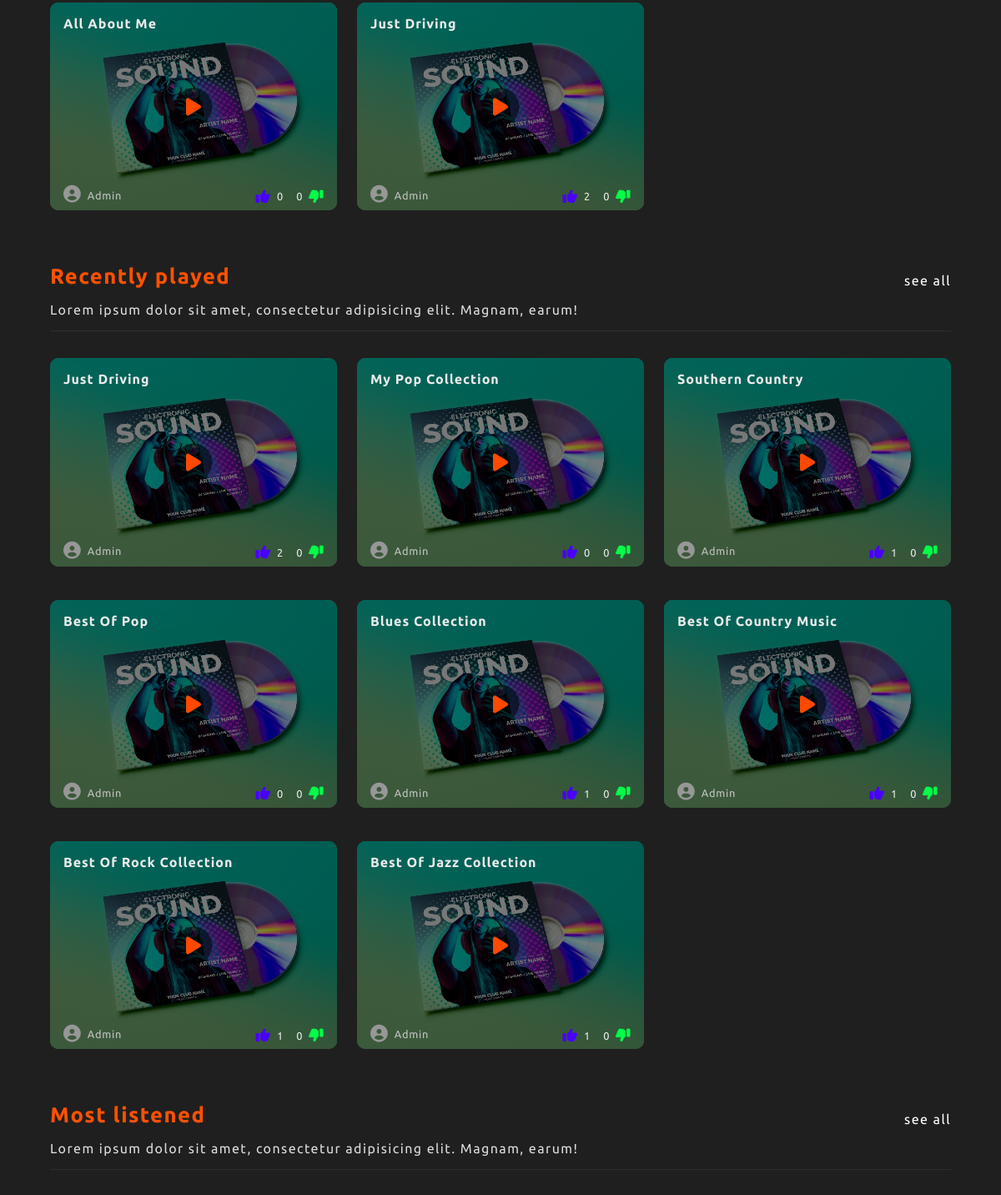
Page /home (signed in, middle part) on the earlier database version.
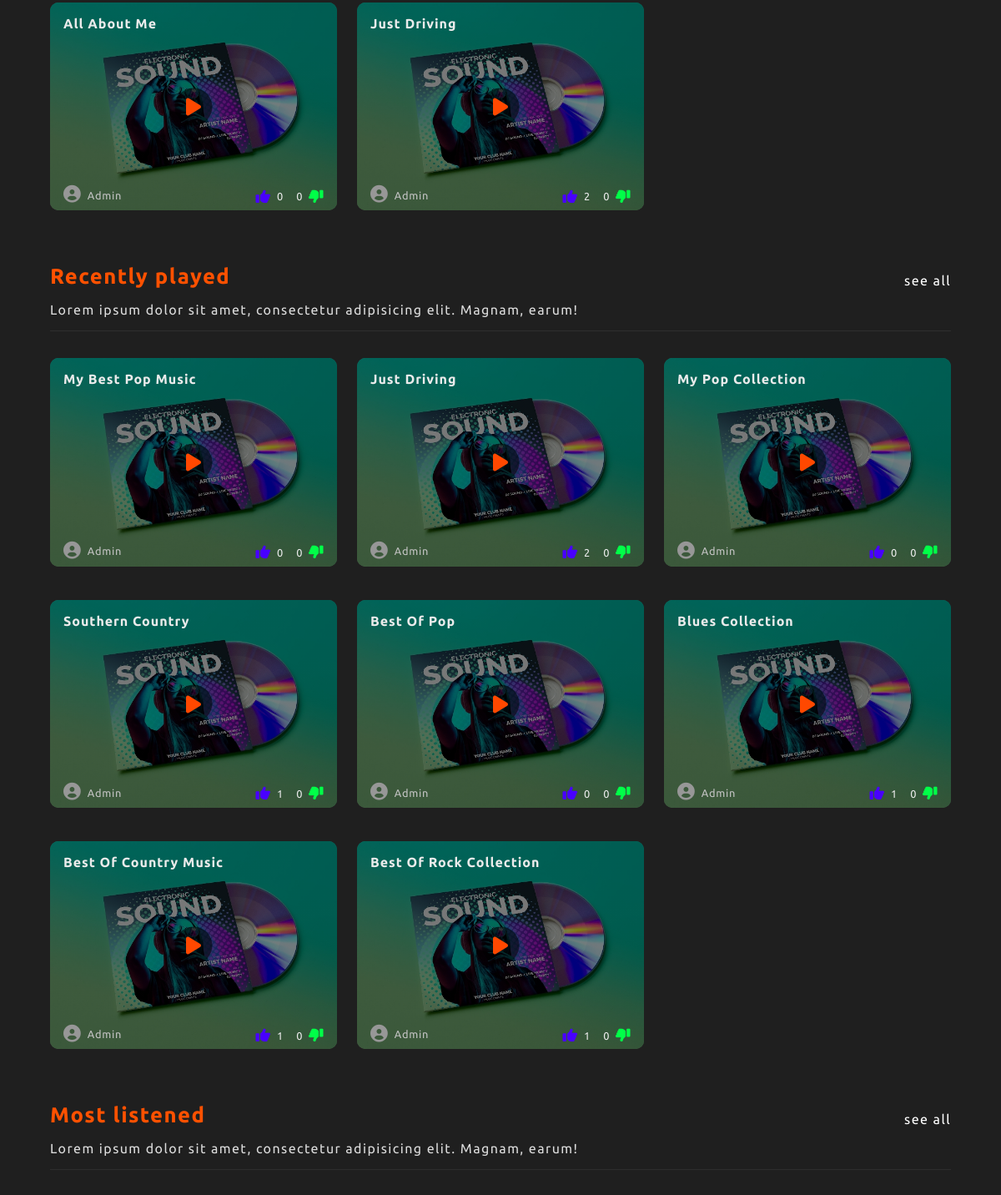
Same page on the later database version.
### music/models.py (models this page shows, shortened)
class Album(models.Model):
    user = models.ForeignKey(User, on_delete=models.CASCADE)
    title = models.CharField(max_length=50)
    choose_genre = models.ForeignKey(Genre, on_delete=models.CASCADE, null=True, blank=True)
    create_genre = models.CharField(max_length=20, null=True, blank=True)
    album_cover = models.ImageField(default="album_img/default.jpg", upload_to="album_img", blank=True)
    date_created = models.DateTimeField(default=timezone.now)
    thumbs_up = models.IntegerField(default=0)
    thumbs_down = models.IntegerField(default=0)
    class Meta:
        ordering = ["-date_created"]

class RecentlyPlayed(models.Model):
    user = models.ForeignKey(User, on_delete=models.CASCADE)
    album = models.ForeignKey(Album, on_delete=models.CASCADE)
    date_created = models.DateTimeField(default=timezone.now)
    class Meta:
        ordering = ["-date_created"]
        verbose_name_plural = "Recently played"

### music/views.py (the view, shortened to what this page needs)
# urls.py: path("home", home, name="home"),
def home(request):
    user = request.user
    albums = Album.objects.all()
    most_listened = albums
    latest_albums = albums[0:8]
    you_might_also_like = Album.objects.all()[0:8]
    recently_played = user.recentlyplayed_set.all()[0:8]
    context = {
        "latest_albums": latest_albums,
        "recently_played": recently_played,
        "most_listened": most_listened,
        "you_might_also_like": you_might_also_like
    }
    return render(request, "music/home.html", context)

### users/context_processors.py (called while the page is built)
def message_form(request):
    user_message_form = MessageForm()
    return {"user_message_form": user_message_form}

### music/templates/music/home.html (shortened to what this page needs)
{% extends "music/index.html" %}
{% block content %}
    <div class="album-container">
        <div class="albums">
            {% for album in latest_albums %}
                <div class="album-wrapper">
                    <img src="{{ album.album_cover.url }}" alt="">
                    <div class="background-overlay"></div>
                    <div class="album-text-wrapper">
                        <h2>{{ album.title }}</h2>
                        <div class="flex-box">
                            <div class="album-author">
                                <i class="fas fa-user-circle"></i>
                                <p>{{ album.user.username }}</p>
                            </div>
                            <div class="thumbs-up-down">
                                <a id="prevent-default" class="thumbs-up" href="#">
                                    <i class="fas fa-thumbs-up"></i>
                                    <p>{{ album.thumbs_up }}</p>
                                </a>
                                <a id="prevent-default" class="thumbs-down" href="#">
                                    <p>{{ album.thumbs_down }}</p>
                                    <i class="fas fa-thumbs-down fa-flip-horizontal"></i>
                                </a>
                            </div>
                        </div>
                    </div>
                    <a class="play-btn" href="{% url 'music:play-album' album.pk %}"><i class="fa-solid fa-play"></i></a>
                </div>
            {% endfor %}
        </div>
    </div>
    {% if user.is_authenticated and recently_played %}
        <div class="album-container">
            <h1>
                Recently played
                <a href="{% url 'music:all-albums' 'recently played' %}">see all</a>
                <p>Lorem ipsum dolor sit amet, consectetur adipisicing elit. Magnam, earum!</p>
            </h1>
            <div class="albums">
                {% for album in recently_played %}
                    <div class="album-wrapper">
                        <img src="{{ album.album.album_cover.url }}" alt="">
                        <div class="background-overlay"></div>
                        <div class="album-text-wrapper">
                            <h2>{{ album.album.title }}</h2>
                            <div class="flex-box">
                                <div class="album-author">
                                    <i class="fas fa-user-circle"></i>
                                    <p>{{ album.album.user.username }}</p>
                                </div>
                                <div class="thumbs-up-down">
                                    <a id="prevent-default" class="thumbs-up" href="{% url 'music:like' album.album.pk %}">
                                        <i class="fas fa-thumbs-up"></i>
                                        <p>{{ album.album.thumbs_up }}</p>
                                    </a>
                                    <a id="prevent-default" class="thumbs-down" href="{% url 'music:dislike' album.album.pk %}">
                                        <p>{{ album.album.thumbs_down }}</p>
                                        <i class="fas fa-thumbs-down fa-flip-horizontal"></i>
                                    </a>
                                </div>
                            </div>
                        </div>
                        <a class="play-btn" href="{% url 'music:play-album' album.album.pk %}"><i class="fa-solid fa-play"></i></a>
                    </div>
                {% endfor %}
            </div>
        </div>
    {% endif %}
    <div class="album-container">
        <h1>Most listened
            <a href="{% url 'music:all-albums' 'most listened' %}">see all</a>
            <p>Lorem ipsum dolor sit amet, consectetur adipisicing elit. Magnam, earum!</p>
        </h1>
        <div class="albums">
        </div>
    </div>
{% endblock content %}

Differences in the rows shown:
no longer on this page (row unchanged): RecentlyPlayed: album.album_cover (placeholder picture), album "Best Of Jazz Collection", album.user.username "Admin", album.thumbs_up "1", album.thumbs_down "0"
added RecentlyPlayed: album.album_cover (placeholder picture), album "My Best Pop Music", album.user.username "Admin", album.thumbs_up "0", album.thumbs_down "0"
